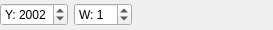
<ui version="4.0" stdsetdef="1" >
  <author></author>
  <comment></comment>
  <exportmacro></exportmacro>
  <class>DateBookWeekHeaderBase</class>
  <widget class="QWidget" name="DateBookWeekHeaderBase" >
    <property name="geometry" >
      <rect>
        <x>0</x>
        <y>0</y>
        <width>273</width>
        <height>30</height>
      </rect>
    </property>
    <property name="windowTitle" >
      <string>DateBookWeekHeaderBase</string>
    </property>
    <layout class="QHBoxLayout" >
      <property name="margin" >
        <number>0</number>
      </property>
      <property name="spacing" >
        <number>6</number>
      </property>
      <item>
        <widget class="QSpinBox" name="spinYear" >
          <property name="sizePolicy" >
            <sizepolicy>
              <hsizetype>0</hsizetype>
              <vsizetype>0</vsizetype>
              <horstretch>0</horstretch>
              <verstretch>0</verstretch>
            </sizepolicy>
          </property>
          <property name="prefix" >
            <string>Y: </string>
          </property>
          <property name="maximum" >
            <number>2037</number>
          </property>
          <property name="minimum" >
            <number>1970</number>
          </property>
          <property name="value" >
            <number>2002</number>
          </property>
          <property name="whatsThis" >
            <string>Selects the year to view</string>
          </property>
        </widget>
      </item>
      <item>
        <widget class="QSpinBox" name="spinWeek" >
          <property name="sizePolicy" >
            <sizepolicy>
              <hsizetype>0</hsizetype>
              <vsizetype>0</vsizetype>
              <horstretch>0</horstretch>
              <verstretch>0</verstretch>
            </sizepolicy>
          </property>
          <property name="prefix" >
            <string>W: </string>
          </property>
          <property name="value" >
            <number>1</number>
          </property>
          <property name="whatsThis" >
            <string>Selects the week of the year to view</string>
          </property>
        </widget>
      </item>
      <item>
        <widget class="QLabel" name="labelDate" >
          <property name="sizePolicy" >
            <sizepolicy>
              <hsizetype>3</hsizetype>
              <vsizetype>1</vsizetype>
              <horstretch>0</horstretch>
              <verstretch>0</verstretch>
            </sizepolicy>
          </property>
          <property name="font" >
            <font>
              <family></family>
              <pointsize>0</pointsize>
              <weight>0</weight>
              <italic>false</italic>
              <bold>false</bold>
              <underline>false</underline>
              <strikeout>false</strikeout>
            </font>
          </property>
          <property name="text" >
            <string>...</string>
          </property>
          <property name="alignment" >
            <enum>Qt::AlignCenter</enum>
          </property>
        </widget>
      </item>
    </layout>
  </widget>
</ui>
